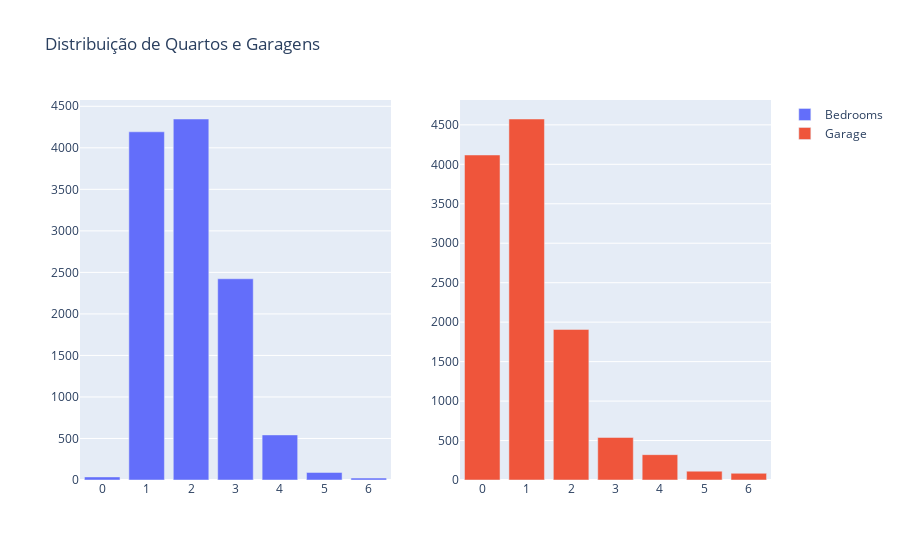

The code cell stored with this chart in its notebook:
### Markdown cell above
Número de quartos e vagas

### Code cell
fig = make_subplots(rows=1, cols=2)

fig.add_trace(
    go.Bar(x=aptos['bedrooms'].value_counts().index,
           y=aptos['bedrooms'].value_counts().values,
           name='Bedrooms'),
           row=1, col=1
)

fig.add_trace(
    go.Bar(x=aptos['garage'].value_counts().index,
           y=aptos['garage'].value_counts().values,
           name='Garage'),
           row=1, col=2
)

fig.update_layout(title="Distribuição de Quartos e Garagens")

fig.update_xaxes(tickmode='linear')

fig.write_image("../data/plotly-imgs/dist_quartos_garagens.jpg")
fig.show()

### Figure 1 — Plotly figure (JSON) as saved in the notebook; plotly's stock layout.template omitted (floating-point values rounded to 4 significant figures)
{"data": [{"name": "Bedrooms", "type": "bar", "x": [2, 1, 3, 4, 5, 0, 6], "xaxis": "x", "y": [4347, 4193, 2423, 543, 91, 37, 23], "yaxis": "y"}, {"name": "Garage", "type": "bar", "x": [1, 0, 2, 3, 4, 5, 6], "xaxis": "x2", "y": [4574, 4118, 1908, 539, 321, 112, 85], "yaxis": "y2"}], "layout": {"title": {"text": "Distribuição de Quartos e Garagens"}, "xaxis": {"anchor": "y", "domain": [0, 0.45], "tickmode": "linear"}, "xaxis2": {"anchor": "y2", "domain": [0.55, 1], "tickmode": "linear"}, "yaxis": {"anchor": "x", "domain": [0, 1]}, "yaxis2": {"anchor": "x2", "domain": [0, 1]}}}
